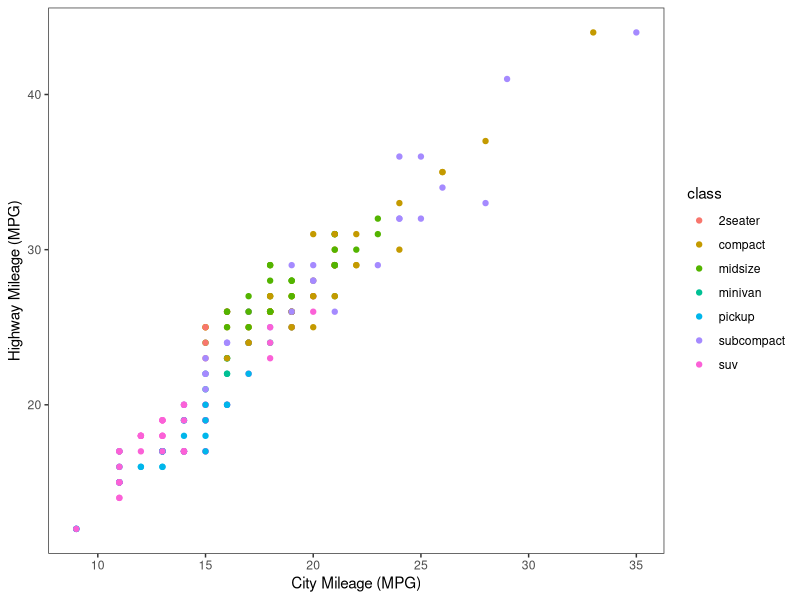
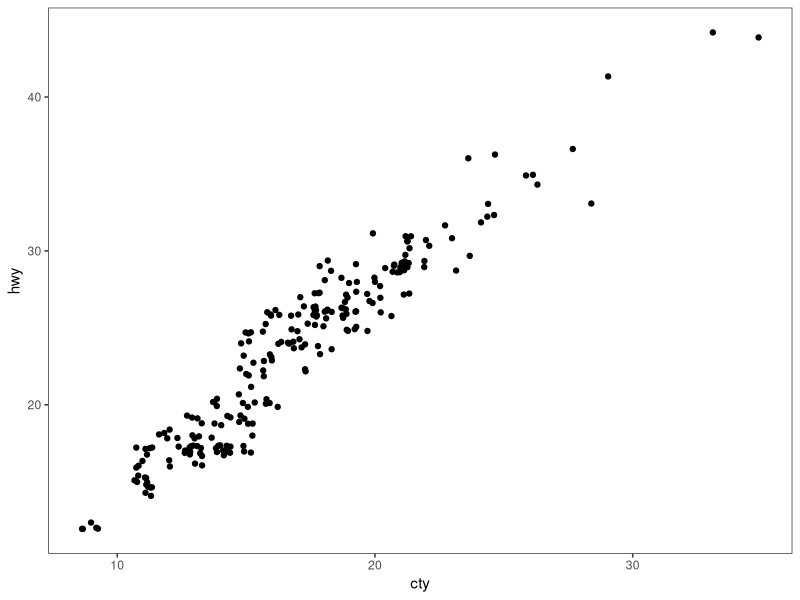
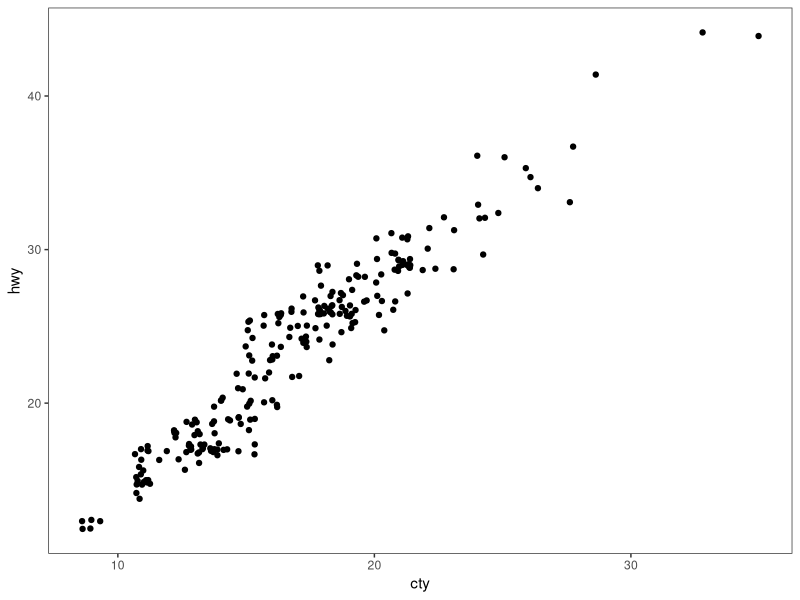
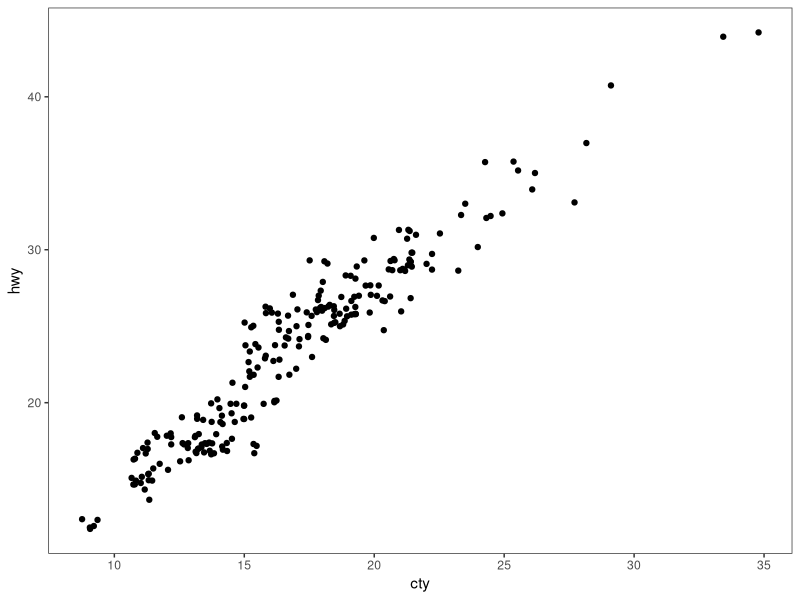
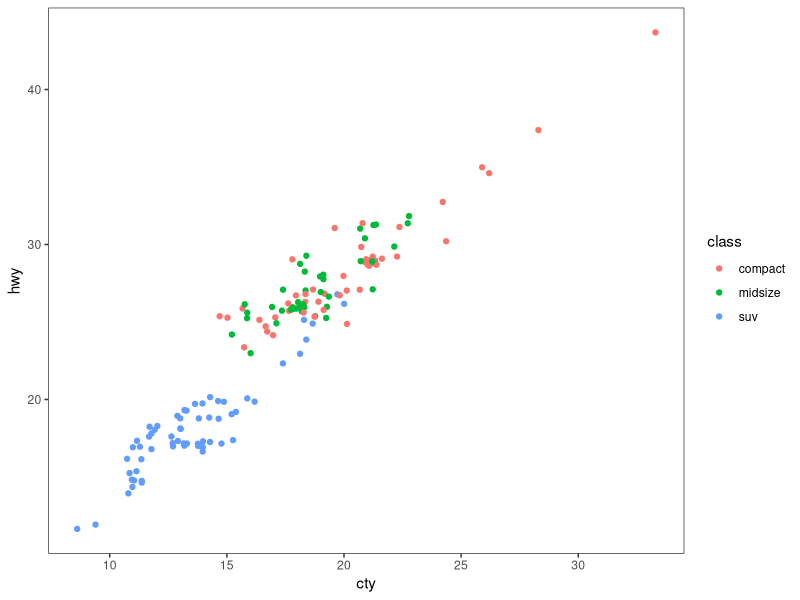
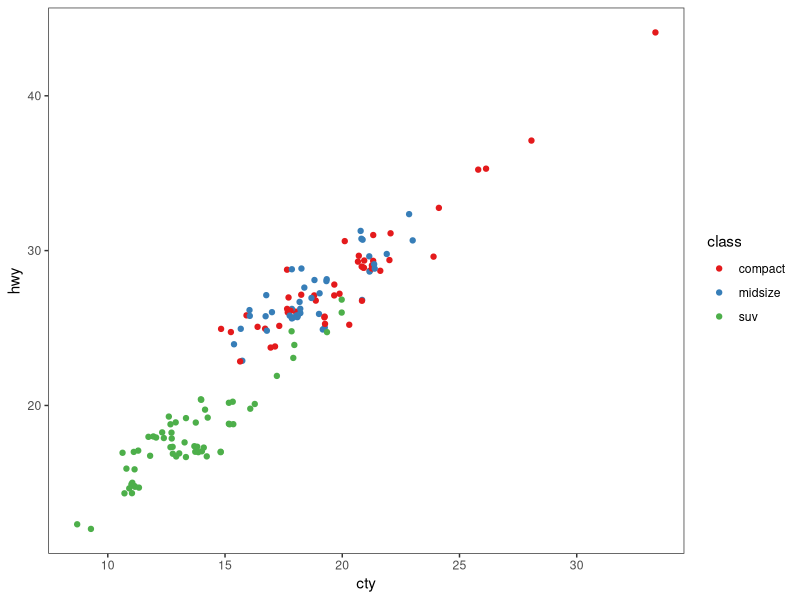
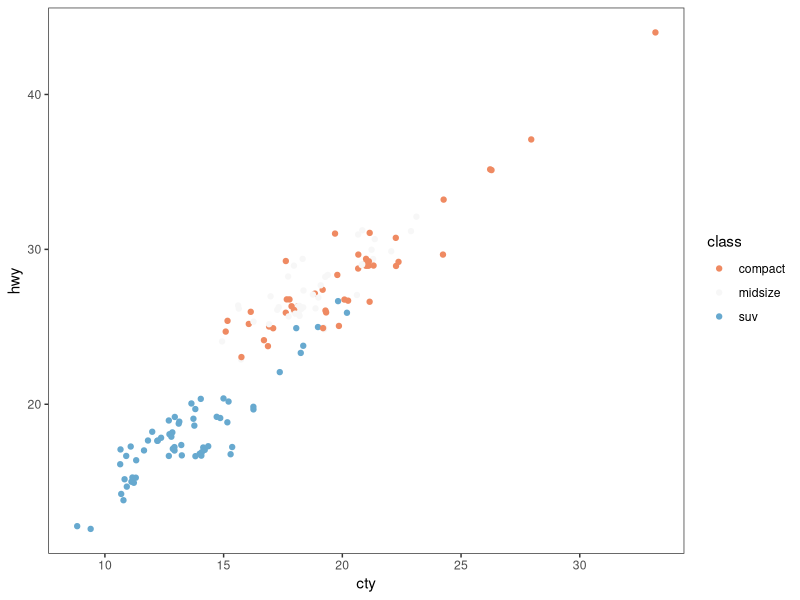
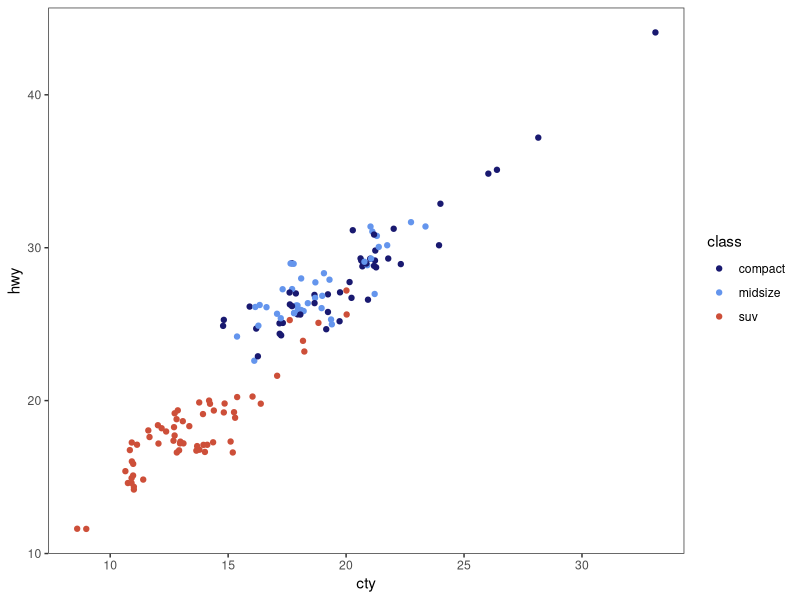

These charts were generated, in order, by the following R code: (Note: this script raises an error after producing the figures.)
# ---------------------------------------------------------- #
#### MODULE 3: Plot even more data!                       ####               
# ---------------------------------------------------------- #

## OBJECTIVE:
# 1. To develop a "grammar of graphics".
# 2. To become comfortable using ggplot2 for exploratory data visualization.


# ---------------------------------------------------------- #
#### SET UP:                                              ####
# ---------------------------------------------------------- #
# REMINDER: In RStudio, open the Rproject for our course (UNCG_DataWrangling), 
# pull any changes from GitHub, and navigate to the branch you created for 
# yourself (just a single branch for the whole semester) in RStudio's Git tab.
# Open this week's assignment in this new branch to complete and submit on GitHub.
# Ideally, you'll commit your answers a bit at a time as you work through
# this assignment, rather than committing all at once at the end.

# Reminder of some helpful resources for graphing in R:
# ggplot Cookbook: http://www.cookbook-r.com/Graphs/
# Official ggplot2 Book: https://ggplot2-book.org/
# Themes in ggplot2: https://ggplot2-book.org/polishing.html#themes

# In ggplot2, aesthetic means “something you can see”. Each aesthetic is a
# mapping between a visual cue and a variable.
# Examples include:
# position (i.e., on the x and y axes)
# color (“outside” color)
# fill (“inside” color)
# shape (of points)
# line type
# size

# Each type of geometric object (geom) accepts only a subset of all aesthetics.
# Refer to the geom help pages to see what mappings each geom accepts. Aesthetic
# mappings are set with the aes() function.

# TASK: We will be using the ggplot2 package for graphing. Fortunately, ggplot2 
# is nested within the tidyverse package (along with many others).
# Start by writing code to load the tidyverse library.
# HINT: see the end of assignment #1 if you forgot how to load a package.
library(tidyverse)

# TASK: Write code below to set your theme to black and white and both your major
# AND minor gridlines to element_blank for all plots you'll be making today.
# HINT: Check back to last week's assignment section 1.9 for setting themes for
# all plots.
theme_set(theme_bw())
theme_update(panel.grid.major = element_blank(),
             panel.grid.minor = element_blank())

# ---------------------------------------------------------- #
#### 1.0 CORRELATION                                      ####
# ---------------------------------------------------------- #

# We learned how to make correlations last week, but it never hurts to get
# more practice! Let's start by using a data set built into ggplot2.
# The mpg dataset looks at the gas efficiency of different cars. Run the following
# code to load the data:
data(mpg, package = "ggplot2")

# TASK: Create a scatterplot (i.e., a dot plot) to relate city and highway mileage.
# Color the points by the class of car (class column) and label the x and y axis 
# to be more informative (City Mileage (MPG) vs Highway Mileage (MPG)).
# HINT: Refer back to last week's assignment or the ggplot help resources if you 
# forget how to make a scatterplot.

ggplot(mpg, aes(x= cty, y=hwy))+
       geom_point(aes(color = class))+
  xlab("City Mileage (MPG)") + 
  ylab("Highway Mileage (MPG)")


# Looks alright, but the graph may be hiding some information...
# QUESTION: How many data points are in the mpg dataframe?
# ANSWER: There are 234 observations of 11 variables

# QUESTION: Approximately how many dots are in the graph you just made? How does
# that compare to the number of observations in the dataframe?
# ANSWER: 78, it is one third of the number of observations in the data frame.


# Try another correlation-focused geom that addresses this problem by running
# the following code:
ggplot(data=mpg, aes(x=cty, y=hwy)) + 
  geom_jitter()


# QUESTION: What happened when you created the plot with geom_jitter?
# ANSWER: More data points popped up on the graph

# QUESTION: Run the code to create a plot using geom_jitter a second time. Then run it
# again and again. What happens each time? Why is this happening?
# ANSWER: A new graph is produced that looks similar, but slightly different from the previous graph. This is happening because the points are randomly spaced out in a small amount to prevent overlapping of data points.
ggplot(data=mpg, aes(x=cty, y=hwy)) + 
  geom_jitter()

# TASK: The default in geom_jitter is to jitter (or slightly move) the points away
# from each other in both the x and y directions. Check the help file for geom_jitter
# and write code below to make a graph where you jitter points in only the x-dimension
# by 0.5.

ggplot(data=mpg, aes(x=cty, y=hwy)) + 
  geom_jitter(width = .5)

# ---------------------------------------------------------- #
#### 1.1 DETOUR! COLORS, COLORS, COLORS                   ####
# ---------------------------------------------------------- #

# Our world is so colorful, and our graphs can be too! But we want to be mindful
# of our color choices to not only be beautiful, but also informative and accessible.

# TASK: Create a new dataframe that filters our mpg data down to only information
# for car classes compact, midsize, and suv using an %in% statement. Name your 
# new dataframe mpgSubset.
# HINT: Refer back to the Transform assignment if you want help with %in% (or 
# try googling!)

mpgSubset <- mpg %>% 
  filter(class %in% c("compact", "midsize", "suv"))
  


# ggplot has lots of nice (and some not so nice) built-in color palettes that we 
# can use to fill our bars with color. Try running the following code:
ggplot(data=mpgSubset, aes(x=cty, y=hwy, color=class)) +
  geom_jitter()

# The code above supplies us with ggplot's default color palette, which I find not
# so pleasing. Let's try to change this!

# We can add a statement specifying the scale of colors we would prefer. One way
# to do this is to use other pre-set palettes from ggplot. Run the code below to 
# ask ggplot to use the color brewer's palette called Set 1.
ggplot(data=mpgSubset, aes(x=cty, y=hwy, color=class)) +
  geom_jitter() +
  scale_color_brewer(palette="Set1")

# Alternatively, we could use the "RdBu" palette:
ggplot(data=mpgSubset, aes(x=cty, y=hwy, color=class)) +
  geom_jitter() +
  scale_color_brewer(palette="RdBu")

# QUESTION: Investigate the color brewer's range of palettes at this website: 
# https://r-graph-gallery.com/38-rcolorbrewers-palettes.html
# What do you notice about the colors chosen from each of the palettes that we
# used above? (i.e., does it use the first three colors in the palette? The last
# three? Some other combination?)
# ANSWER: For the Qualitative palette, it used the first 3 colors. In the Diverging Palettes the colors were chosen from the middle going outward.


# We could also pick out EXACTLY which colors we want for our figure. 
# There are 4 main ways to specify colors in R:
### by name
### by number
### by Hex code
### with the rgb() function

# By Name: R allows you to call more than 600 colors by name! Run the following
# code to see a list:
colors()

# We can put in the colors we chose for each variable by adding the 
# scale_color_manual() function to our plot. Try it out by running the following
# code:
ggplot(data=mpgSubset, aes(x=cty, y=hwy, color=class)) +
  geom_jitter() +
  scale_color_manual(values=c('midnightblue', 'cornflowerblue', 'tomato3'))


# You can also chose colors by number, which are assigned in R.

# TASK: Copy and paste the code to make our scatterplot and replace the color names
# with three numbers of your choice (between 1 and 657). How does your new figure look?
# HINT: remember to remove the quotation marks when calling numbers.

ggplot(data=mpgSubset, aes(x=cty, y=hwy, color=class)) +
  geom_jitter() +
  scale_color_manual(values=c(612, 2, 86))


# QUESTION: How do you think you could figure out which color name belongs to
# each color number?
# HINT: Try creating a dataframe from color() by passing it into the
# as.data.frame() function.
color <- as.data.frame(colors())
# ANSWER: They are in alphabetical order.

# You can also chose colors by Hex code. A Hex color code is a 6-symbol code made
# of up to three 2-symbol elements (6 symbols in length all together). Each of 
# the 2-symbol elements represents a color value in the Red-Green-Blue (RGB) color
# scale from 0 to 255. Hex codes are written with a # in front of them. Let's try
# out calling our colors using hex code.
ggplot(data=mpgSubset, aes(x=cty, y=hwy, color=class)) +
  geom_jitter() +
  scale_color_manual(values=c('#191970', '#6495ED', '#FF6347'))

# There are two great things about hex codes. First, you can call ANY color you 
# want with a hex code. That is, you're not limited to the 657 colors that are
# in ggplot. By specifying the color by hex code, you can pick literally anything!

# TASK: Google the search term "color picker". This should bring up google's color
# picker (in addition to a billion other color picking websites). Use this color
# picker to generate the hex codes for three new colors of your choice. Then copy
# and paste the above code, replacing the hex codes with your color choices.

ggplot(data=mpgSubset, aes(x=cty, y=hwy, color=class)) +
  geom_jitter() +
  scale_color_manual(values=c('#b7ebc5', '#ddb7eb', '#84a7bd'))

# The second great thing about hex codes is that you can control the transparency
# of your colors. Transparency is set in a hex code by adding two extra symbols
# to the end, which together make up the "alpha" element. Adding 00 to the end 
# of your hex code will make your color completely transparent, while adding FF 
# to the end will make it completely opaque. Any number/letters in-between will 
# result in partial transparency. You can find a complete list of transparencies
# between 0-100% here: https://gist.github.com/lopspower/03fb1cc0ac9f32ef38f4

# TASK: Try out transparency by copying and pasting your graph code below and
# adding the alpha element to the end of each of your hex codes to make your
# first color 0% transparent, your second color 50% transparent, and your third
# color 100% transparent.
ggplot(data=mpgSubset, aes(x=cty, y=hwy, color=class)) +
  geom_jitter() +
  scale_color_manual(values=c('#b7ebc5FF', '#ddb7eb50', '#84a7bd00'))

# QUESTION: What happened to the point that you set to 100% transparent?
# ANSWER: It is no longer visible in the graph

# Finally, we can set our colors using the rgb() function. This operates very
# similarly to the hex code, where you can pick exactly the color and transparency
# you want. Try it out by running the following code:
ggplot(data=mpgSubset, aes(x=cty, y=hwy, color=class)) +
  geom_jitter() +
  scale_color_manual(values=c(rgb(.10, .10, .44, 0.5), rgb(.39, .58, .93, 0.5), rgb(1.0, .39, .28, 0.5)))

# TASK: Modify the above code to make all of your points 50% transparent.

# There are so many inventive and artistic people in the world who have expanded
# the offerings for colors in ggplot. Check out some notable ones listed below
# when choosing colors for this assignment.
### Color-blind friendly palettes: https://github.com/JLSteenwyk/ggpubfigs
### Color palettes from vintage National Parks posters: https://github.com/katiejolly/nationalparkcolors
### Color palettes based on Wes Anderson movies: https://github.com/karthik/wesanderson
### Color palettes from famous Dutch paintings: https://github.com/EdwinTh/dutchmasters


# ---------------------------------------------------------- #
#### 1.2 DETOUR! LEGENDS                                  ####
# ---------------------------------------------------------- #

# When you specify colors in your ggplot code, R throws in a bonus legend for free!
# However, this legend is often not as clear or visually appealing as we might 
# prefer. But as with all geometric objects in ggplot, legends can be easily altered.

# Run the following code to create a scatter plot. Feel free to modify the colors
# as you prefer!
ggplot(data=mpgSubset, aes(x=cty, y=hwy, color=class)) +
  geom_jitter()

# QUESTION: Where did ggplot get the legend title and values from?
# ASNWER: From the color = class

# We could change the title and values in our legend by altering the dataframe
# we are passing into ggplot. But that seems a bit drastic. Instead, we can 
# lean on the same code that specifies our color picks to alter the legend text.
# Try it out by running the following code:
ggplot(data=mpgSubset, aes(x=cty, y=hwy, color=class)) + #create a plot from mpgSubset dataframe, make the x axis the values from cty, and the y axis the values from hwy, distinguish the class of car by color
  geom_jitter() + #prevent overlapping of points
  scale_color_manual(values=c('#FCBA03', '#380754', '#496916'), #choose hex values
                     name='Class of Car', #legend text
                     breaks=c('suv', 'midsize', 'compact'), #original labels
                     labels=c('SUV', 'Midsize', 'Compact')) #new labels


# TASK: Label each line of the code above with what it is doing.
# HINT: Check the scale_color_manual help file or ggplot Cookbook for more info.


# IMPORTANT: It is important to pay attention to the order you provide ggplot with 
# your color choices and legend labels! Try running the following code:
ggplot(data=mpgSubset, aes(x=cty, y=hwy, color=class)) + 
  geom_jitter() + 
  scale_color_manual(values=c('#FCBA03', '#380754', '#496916'), 
                     name='Class of Car', 
                     breaks=c('suv', 'midsize', 'compact'), 
                     labels=c('Compact', 'SUV', 'Midsize')) 


# QUESTION: What is wrong with the code above? Why is it so important to be
# careful with the order you pass information into ggplot?
# ANSWER: Now the legend is saying that the wrong colors represent the wrong class of car.

# While changing the legend text and factor order takes place in the scale_color_manual
# step, moving the legend around on the graph page is part of the graph theme. We
# can try this out using the code below:
ggplot(data=mpgSubset, aes(x=cty, y=hwy, color=class)) + 
  geom_jitter() + 
  theme(legend.position='bottom')


# TASK: Modify the code above to have the legend display along the bottom of
# the figure.


# We can also have the legend located within the area of the graph itself! We can 
# do this by specifying the coordinates for where the legend should go within the
# graph axes. First we set the legend position and then we set the anchoring 
# position by justifying the legend.
### bottom left: 0,0
### bottom right: 1,0
### top left: 0,1
### top right: 1,1

# Try it out by running the following code:
ggplot(data=mpgSubset, aes(x=cty, y=hwy, color=class)) + 
  geom_jitter() + 
  theme(legend.position=c(1,0), legend.justification=c(1,0))

# QUESTION: What happens if you don't include the code for legend justification
# above?
# ANSWER: The legend is cut off


# TASK: Copy and paste the code from above. Modify it to place the legend in the
# upper left part of the graph.
ggplot(data=mpgSubset, aes(x=cty, y=hwy, color=class)) + 
  geom_jitter() + 
  theme(legend.position=c(0,1), legend.justification=c(0,1))

# Finally, we might want to remove the legend altogether! We would do so by
# modifying the theme as well. 

# TASK: Check the ggplot cookbook to find the legends section. Read what it says 
# about removing the legend. Then copy and paste the graph code from above. Modify
# the code to remove the legend.
ggplot(data=mpgSubset, aes(x=cty, y=hwy, color=class)) + 
  geom_jitter() + 
  theme(legend.position=c("none"))

# ---------------------------------------------------------- #
#### 2.0 DEVIATION                                        ####
# ---------------------------------------------------------- #

# Used to compare variation in values between small number of items (or categories) 
# with respect to a fixed reference.

# Whether the graphical type is a deviation graph or a composition graph (or a 
# ranking graph) may depend on the underlying data structure.

# We used geom_bar() last week with factor data to create a bar graph. But
# geom_bar() is a bit tricky because it can make EITHER a bar graph or a histogram
# depending on the data you give it. The default of geom_bar() is to set stat to 
# count so if you give it just a continuous x value, it will make a histogram. Try
# it with the following code:
ggplot(data=mpg, aes(x=hwy)) + 
  geom_bar()

# In order to have the geom create bars and not a histogram, you must:
# 1) Set stat = identity
# 2) Provide both an x and a y inside the aes(), where x is either a character 
# or factor and y is numeric.

# TASK: Create a dataframe of summary statistics for the mpg data, calculating the
# mean, standard deviation, and standard error for highway mpg grouping by class.
# Name the resulting dataframe highwayMPG and your new variables hwy_mean, hwy_sd,
# and hwy_se.
# HINT: Look back at the Transform assignment if you forget how to summarize the
# data. Also recall, standard error = 1.96*standard deviation.
highwayMPG <- mpg %>% 
  group_by(class) %>% 
  summarize(hwy_mean = mean(hwy),
                   hwy_sd = sd(hwy)) %>% 
              mutate(hwy_se = hwy_sd*1.96) %>%
              ungroup()

# TASK: Create a bar graph showing the average highway MPG on the y-axis and 
# car class on the x-axis. Fill the bars by class. Add in error bar caps that are 20%
# the width pf the bars.
# HINT: Don't forget to change stat from the default in your geom_bar() statement!
ggplot(highwayMPG, aes(x = class, y = hwy_mean, fill = class)) + 
  geom_bar(stat='identity') +
  geom_errorbar(aes(ymin=hwy_mean-hwy_se, 
                  ymax=hwy_mean+hwy_se,
                  width=0.2))

# ---------------------------------------------------------- #
#### 2.1 DETOUR! COLORS AND LEGENDS, AGAIN                ####
# ---------------------------------------------------------- #

# Recall that some geometric elements require fills instead of (or sometimes in
# addition to) colors.

# TASK: Create a bar graph with the mpg summary stats with the following parameters:
# (1) Black bar outline
# (2) Bars filled with the color brewer palette "Dark2" using the scale_fill_manual
#     statement
# (3) No legend
# (4) Informative x- and y-axis labels. 

ggplot(data=highwayMPG, aes(x=class, y=hwy_mean, fill=class)) +
  geom_bar(stat = "identity",
           color = "black") +
  scale_fill_brewer(palette = "Dark2")+
  theme(legend.position=c("none"))+
  xlab("Class of Car")+
  ylab("Average Highway MPG")

# HINT: Carefully consider whether your color and/or fill should go within an aes() 
# statement, the scale_fill_manual or scale_color_manual statements, or neither.
# If in doubt, try a bunch of ways until it looks how we want it. And consult 
# your helpful ggplot resources on the web.


# ---------------------------------------------------------- #
#### 2.2 DETOUR! AXIS MODIFICATIONS                       ####
# ---------------------------------------------------------- #

# Run the following code, feeling free to modify colors as you prefer:
ggplot(data=highwayMPG, aes(x=class, y=hwy_mean, fill=class)) +
  geom_bar(stat='identity') 

# QUESTION: Where is ggplot getting the x-axis tick labels from?
# ANSWER: The observations uper the class variable

# Often our tick labels are not the best. We can modify them to be more informative
# or visually appealing by directly modifying the dataframe, but again this feels
# a bit extreme. Instead, we can directly modify the scale of the axis. For axes
# that deal with categories, we are setting the discrete scale. Try it out by
# running the following code:

ggplot(data=highwayMPG, aes(x=class, y=hwy_mean, fill=class)) +
  geom_bar(stat='identity') +
  scale_x_discrete(labels=c('sport', 'compact', 'midsize', 'minivan', 'pickup', 'subcompact', 'SUV'))

# We can also change the scale of the continuous axes, including how large they are
# and where the tick marks fall as follows:
ggplot(data=highwayMPG, aes(x=class, y=hwy_mean, fill=class)) +
  geom_bar(stat='identity') +
  scale_y_continuous(breaks=seq(0, 50, 10)) +
  coord_cartesian(ylim=c(0,50))

# QUESTION: Try running the code above without the coord_cartesian() statement. 
# What is surprising about the resulting graph? Based on this result, what do you
# think the coord_cartesian() statement does?
# ANSWER: The y-axis fit to the data. I think the coord_cartesian() statement can set the limits of the graph.

# We can also add a statement into the scale discrete or continuous statements
# to name our axes, rather than putting in a whole separate step of xlab() or ylab().
# Try it out with the following code:
ggplot(data=highwayMPG, aes(x=class, y=hwy_mean, fill=class)) +
  geom_bar(stat='identity') +
  scale_x_discrete(name='Class of Car') +
  scale_y_continuous(name='Mean Highway MPG')


# Finally, we can flip our axes easily in ggplot as follows:
ggplot(data=highwayMPG, aes(x=class, y=hwy_mean, fill=class)) +
  geom_bar(stat='identity') +
  coord_flip()


# TASK: Let's put it all together. Make a graph of the mpg summary stats with the
# following specifications:
# (1) color by class of car using a color scheme of your choice (not the default)
# (2) plot the class of car on the x-axis and the highway MPG on the y axis
# (3) include better names for the x- and y-axis titles
# (4) include better names for the car classes
# (5) set the scale of the highway mpg to run from 0 to 30 with breaks every 5 
# (6) flip your axes
# (7) remove the legend

ggplot(data=highwayMPG, aes(x=class, y=hwy_mean, fill=class)) +
  geom_bar(stat = "identity") +
  scale_fill_brewer(palette = "Pastel1")+
  xlab("Class of Car")+
  ylab("Average Highway MPG")+
  scale_x_discrete(labels=c('sport', 'compact', 'midsize', 'minivan', 'pickup', 'subcompact', 'SUV'))+
  scale_y_continuous(breaks=seq(0, 30, 5))+
  coord_flip()+
  theme(legend.position=c("none"))
  


# ---------------------------------------------------------- #
#### 3.0 RANKING                                          ####
# ---------------------------------------------------------- #
# Used to compare the position or performance of multiple items with respect to 
# each other. Actual values matters somewhat less than the ranking.

# TASK: Create a dataframe of summary statistics for the mpg data, calculating the
# mean, standard deviation, and standard error for CITY mpg grouping by class.
# Name the resulting dataframe cityMPG and your new variables city_mean, city_sd,
# and city_se.
# HINT: Look back at the Transform assignment if you forget how to summarize the
# data. Also, standard error = 1.96*standard deviation.

cityMPG <- mpg %>% 
  group_by(class) %>% 
  summarize(city_mean = mean(cty),
            city_sd = sd(cty)) %>% 
  mutate(city_se = city_sd*1.96) %>%
  ungroup()


# Now we want to plot our data in order from smallest to largest city MPG to get
# a ranking. To do so, we need to use the reorder() function to rearrange the data
# going into our x-axis.
ggplot(cityMPG, aes(x=reorder(class, city_mean), y=city_mean)) + 
  geom_bar(stat="identity")

# TASK: Recreate the above ranking figure to include the following:
# (1) class of car on the x-axis with informative axis and tick labels
# (2) MPG ordered from highest to lowest (hint: try google if you're unsure)
# (3) bars with dary grey outlines and filled by class with your favorite color scheme
# (4) error bars with end caps 30% the width of the bars
# (5) y-axis from 0 to 30 with tick marks every 5
# (6) no legend.

ggplot(data=cityMPG, aes(x=reorder(class, city_mean), y=city_mean, fill= class)) +
  geom_bar(stat = "identity",
           color = "darkgray") +
  scale_fill_brewer(palette = "Pastel1")+
  xlab("Class of Car")+
  ylab("Average City MPG")+
  scale_x_discrete(labels=c('sport', 'compact', 'midsize', 'minivan', 'pickup', 'subcompact', 'SUV'))+
  theme(legend.position=c("none"))+
  scale_y_continuous(breaks=seq(0, 30, 5))+
  geom_errorbar(aes(ymin=city_mean-city_se, 
                    ymax=city_mean+city_se,
                    width=0.3))
# ---------------------------------------------------------- #
#### 4.0 DISTRIBUTION                                     ####
# ---------------------------------------------------------- #
# When you have lots and lots of data points and want to study where and how the
# data points are distributed.

# Histograms can be accomplished with either geom_bar() or geom_histogram()
ggplot(mpg, aes(hwy)) + 
  geom_histogram()

# TASK: Recreate the graph above, but using geom_bar() instead
ggplot(mpg, aes(hwy)) + 
  geom_bar(stat = "bin")

# TASK: Try making a histogram with the categorical variable 'manufacturer'.
# What error message do you get?
ggplot(mpg, aes(manufacturer)) + 
  geom_histogram()
# the x aesthetic is discrete

# QUESTION: What happens when you follow the advice of the error message and 
# make stat='count'?
ggplot(mpg, aes(manufacturer)) + 
  geom_histogram(stat="count")
# ANSWER: The code runs and now the manufactures are listed on the x axis by count in the data


# TASK: Make a boxplot comparing the distribution of cty (city mileage) for
# each class of car.
# HINT: Look back to last week if you forget how to make a boxplot.

ggplot(mpg, aes(x = class, y = cty)) + 
  geom_boxplot()

# We can also make a different type of distribution, a violin plot using the 
# geom_violin statement as follows:
ggplot(mpg, aes(x=class, y=cty)) + 
  geom_violin()

# QUESTION: What does a violin plot show? Check google if you're unsure.
# ASNWER: A violin plot shows the full distribution of the data.

# ---------------------------------------------------------- #
#### 5.0 COMPOSITION                                      ####
# ---------------------------------------------------------- #
# Bar charts and pie charts are classic ways of showing composition of a dataset.

# TASK: Let's get some data for this task by determining the number of cars from 
# each car manufacturer in our mpg dataframe. We can do this as follows:
manufacturerFreq <- mpg %>% 
  group_by(manufacturer) %>% 
  summarize(frequency=length(manufacturer)) %>% 
  ungroup()

# TASK: Make a bar graph of the number of cars (frequency) by manufacturer using
# the dataframe we created above.


# We can switch the bar chart you created above into a pie chart simply by changing
# the coordinate system through a series of steps as follows:

ggplot(manufacturerFreq, aes(x=manufacturer, y=frequency)) +
  geom_bar(stat="identity") +
  coord_polar()

ggplot(manufacturerFreq, aes(x=manufacturer, y=frequency, fill=manufacturer)) +
  geom_bar(stat="identity") +
  coord_polar()

ggplot(manufacturerFreq, aes(x="", y=frequency, fill=manufacturer)) +
  geom_bar(stat="identity", width=1) +
  coord_polar()

ggplot(manufacturerFreq, aes(x="", y=frequency, fill=manufacturer)) +
  geom_bar(stat="identity", width=1) +
  coord_polar(theta="y")

ggplot(manufacturerFreq, aes(x="", y=frequency, fill=manufacturer)) +
  geom_bar(stat="identity", width=1) +
  coord_polar(theta="y", start=0) +
  theme_void() +
  theme(legend.title = element_text(size = 12.5), 
        legend.text  = element_text(size = 8.5),
        legend.key.size = unit(.75, "lines"))

# TASK: Annotate the code below to describe what each line does:
ggplot(manufacturerFreq, aes(x="", y=frequency, fill=manufacturer)) +
  geom_bar(stat="identity", width=1) +
  coord_polar(theta="y", start=0) +
  theme_void() +
  theme(legend.title = element_text(size = 12.5), 
        legend.text  = element_text(size = 8.5),
        legend.key.size = unit(.75, "lines"))


# ---------------------------------------------------------- #
#### 6.0 CHANGE                                           ####
# ---------------------------------------------------------- #

# Time series are often best visualized with line graphs. Let's try this out
# with some new data:
data("economics")

# TASK: Use the economics dataset to plot the number of people who are unemployed
# over time (unemploy vs date). Make a scatterplot, then connect the points with 
# lines using geom_line().
# HINT: use ?economics to get more information about this dataset.




# ---------------------------------------------------------- #
#### GROUPS AND MAPS                                      ####
# ---------------------------------------------------------- #

# Let's save these for group project options, this assignment is really long!









# REMEMBER: Save and push your script when you're done with this assignment!
